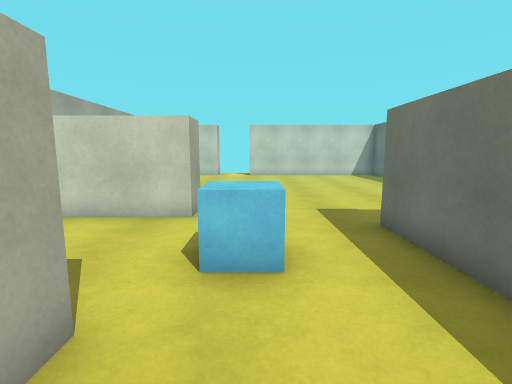
View 1 (above)

12 first-person views from a walk through a Unity game level. The camera is 1.4 m above the floor, tilts 8° down and sees 85° across. The floor is counted in squares, 1 m on a side. Each view is taken from the middle of a square. On the plan, view 1 faces up. The plan holds only what a view shows up to about 14 squares ahead; the rest is blank. The player is left out. Door leaves are left out, so doorways stand open.

View 2
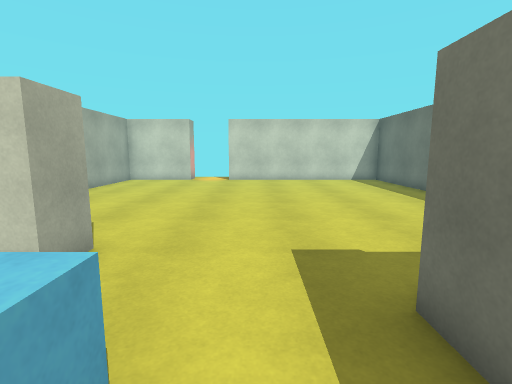

View 3
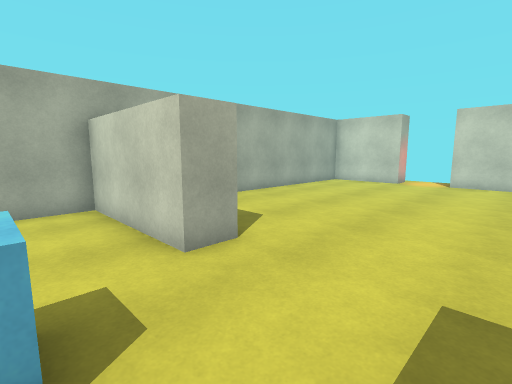

View 4
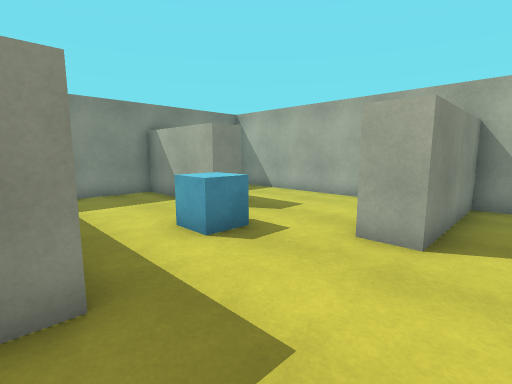

View 5
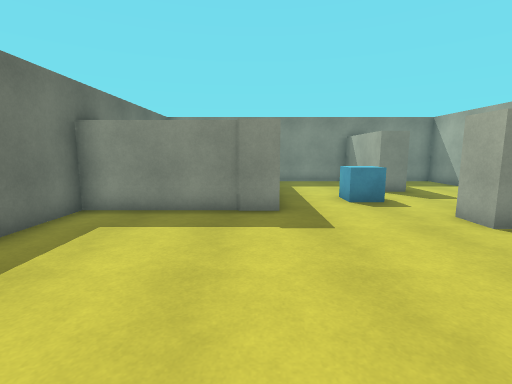

View 6
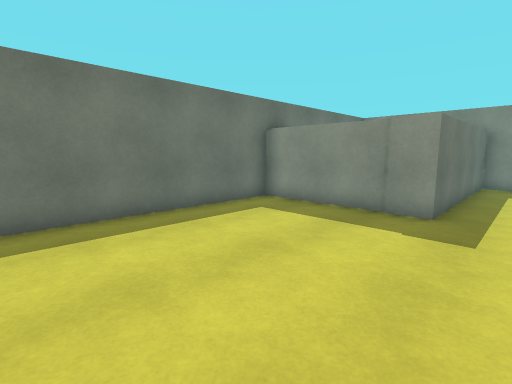

View 7
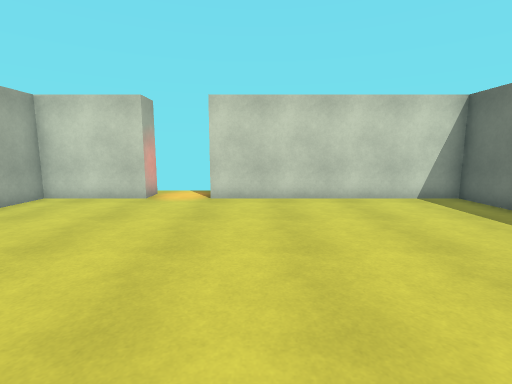

View 8
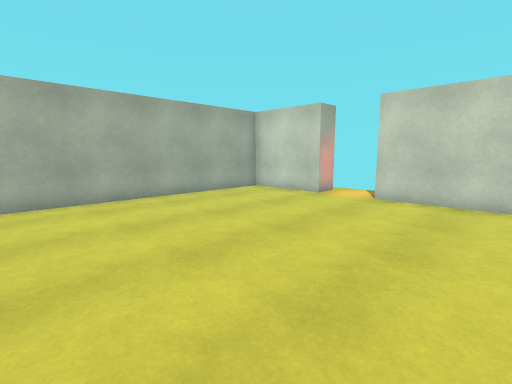

View 9
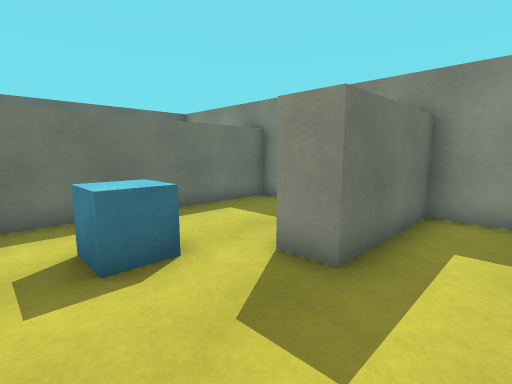

View 10
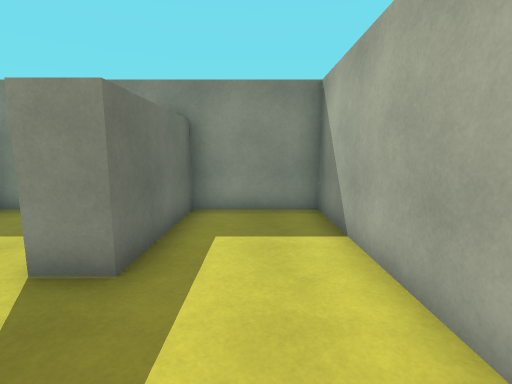

View 11
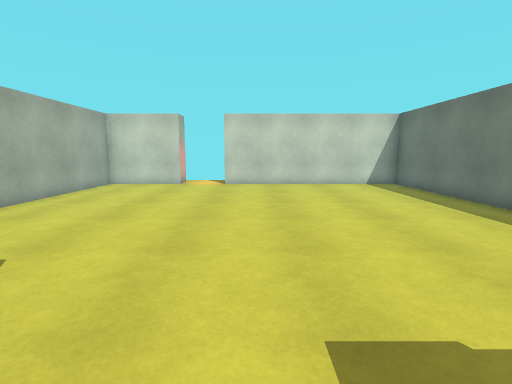

View 12
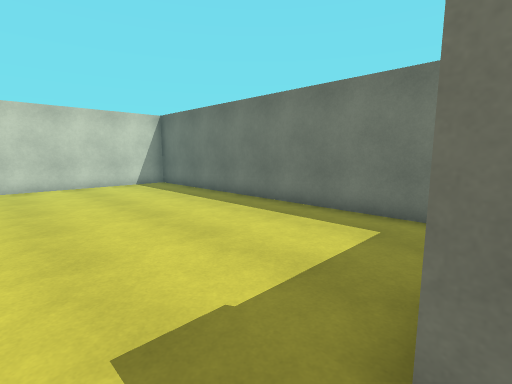

### Floor plan
Points are (right, up) in squares from view 1. A wall is a line through its corners. A room is listed if a view was taken in it or the views show most of it. See-through windows are left out.
Room 1 (views 1, 2, 3, 4, 5, 6, 7, 8, 9, 10, 11, 12)
walls: (-5.5, 7.8) (-5.5, 7) (-1.4, 7) (-1.4, 6) (-5.5, 6) (-5.5, -1.8) (-2.4, -1.8) (-2.4, 2) (-1.4, 2) (-1.4, -1.8) (2.4, -1.8) (2.4, 5.3) (7.3, 5.3) (7.3, 17.5) (-0.5, 17.5); (-2.4, 17.5) (-5.5, 17.5) (-5.5, 9.2)
ways out: open door at (-1.5, 18)
objects: cube (-1, 3) to (0, 4)

Where each view was taken, in squares from view 1:
view 1: 0 up, 0 right, facing up
view 2: 3 up, 1 right, facing up
view 3: 4 up, 2 right, facing up-left
view 4: 8 up, 3 right, facing down-left
view 5: 12 up, 3 right, facing down
view 6: 12 up, 1 right, facing down-right
view 7: 9 up, 1 right, facing up
view 8: 9 up, 3 right, facing up-left
view 9: 5 up, 4 left, facing down-right
view 10: 5 up, 4 left, facing down
view 11: 5 up, 1 right, facing up
view 12: 5 up, 1 right, facing up-right
